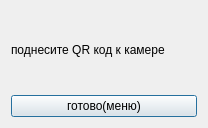
<?xml version="1.0" encoding="UTF-8"?>
<ui version="4.0">
 <class>Add_book_end</class>
 <widget class="QDialog" name="Add_book_end">
  <property name="geometry">
   <rect>
    <x>0</x>
    <y>0</y>
    <width>208</width>
    <height>128</height>
   </rect>
  </property>
  <property name="windowTitle">
   <string>Dialog</string>
  </property>
  <layout class="QVBoxLayout" name="verticalLayout_2">
   <item>
    <layout class="QVBoxLayout" name="verticalLayout">
     <item>
      <widget class="QLabel" name="label">
       <property name="text">
        <string>поднесите QR код к камере</string>
       </property>
      </widget>
     </item>
     <item>
      <widget class="QPushButton" name="pushButton">
       <property name="text">
        <string>готово(меню)</string>
       </property>
      </widget>
     </item>
    </layout>
   </item>
  </layout>
 </widget>
 <resources/>
 <connections/>
</ui>
